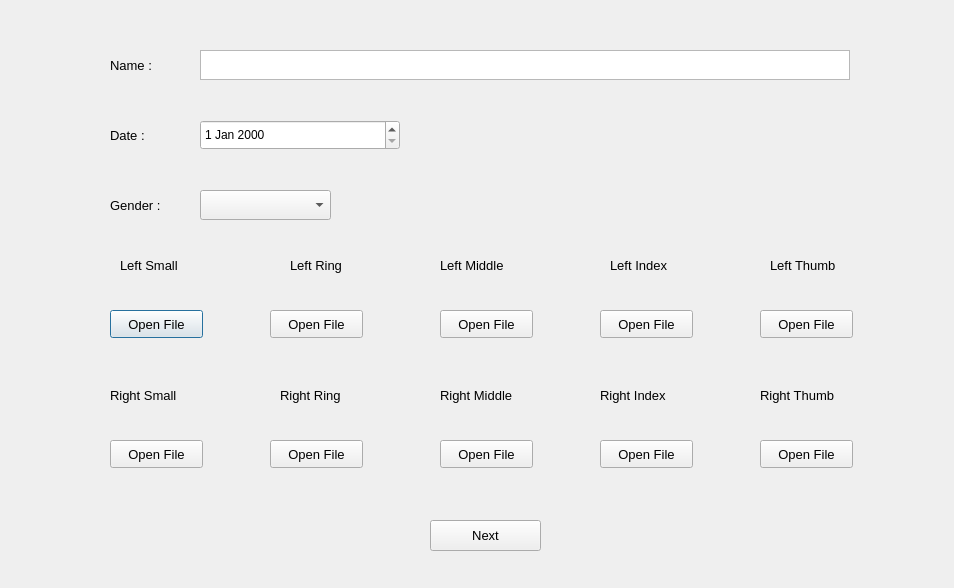
<?xml version="1.0" encoding="UTF-8"?>
<ui version="4.0">
 <class>MainWindow</class>
 <widget class="QDialog" name="MainWindow">
  <property name="geometry">
   <rect>
    <x>0</x>
    <y>0</y>
    <width>954</width>
    <height>588</height>
   </rect>
  </property>
  <property name="windowTitle">
   <string>Dialog</string>
  </property>
  <widget class="QLabel" name="name">
   <property name="geometry">
    <rect>
     <x>110</x>
     <y>50</y>
     <width>71</width>
     <height>30</height>
    </rect>
   </property>
   <property name="font">
    <font>
     <family>Arial</family>
     <pointsize>10</pointsize>
    </font>
   </property>
   <property name="cursor">
    <cursorShape>ArrowCursor</cursorShape>
   </property>
   <property name="text">
    <string>Name :</string>
   </property>
  </widget>
  <widget class="QPlainTextEdit" name="nameInput">
   <property name="geometry">
    <rect>
     <x>200</x>
     <y>50</y>
     <width>650</width>
     <height>30</height>
    </rect>
   </property>
   <property name="font">
    <font>
     <family>Arial</family>
     <pointsize>10</pointsize>
    </font>
   </property>
  </widget>
  <widget class="QLabel" name="date">
   <property name="geometry">
    <rect>
     <x>110</x>
     <y>120</y>
     <width>200</width>
     <height>30</height>
    </rect>
   </property>
   <property name="font">
    <font>
     <family>Arial</family>
     <pointsize>10</pointsize>
    </font>
   </property>
   <property name="text">
    <string>Date :</string>
   </property>
  </widget>
  <widget class="QDateEdit" name="dateInput">
   <property name="geometry">
    <rect>
     <x>200</x>
     <y>120</y>
     <width>200</width>
     <height>30</height>
    </rect>
   </property>
  </widget>
  <widget class="QLabel" name="gender">
   <property name="geometry">
    <rect>
     <x>110</x>
     <y>190</y>
     <width>71</width>
     <height>30</height>
    </rect>
   </property>
   <property name="font">
    <font>
     <family>Arial</family>
     <pointsize>10</pointsize>
    </font>
   </property>
   <property name="text">
    <string>Gender :</string>
   </property>
  </widget>
  <widget class="QComboBox" name="genderInput">
   <property name="geometry">
    <rect>
     <x>200</x>
     <y>190</y>
     <width>131</width>
     <height>30</height>
    </rect>
   </property>
  </widget>
  <widget class="QLabel" name="lSmall">
   <property name="geometry">
    <rect>
     <x>120</x>
     <y>250</y>
     <width>75</width>
     <height>30</height>
    </rect>
   </property>
   <property name="font">
    <font>
     <family>Arial</family>
     <pointsize>10</pointsize>
    </font>
   </property>
   <property name="text">
    <string>Left Small</string>
   </property>
  </widget>
  <widget class="QLabel" name="lRing">
   <property name="geometry">
    <rect>
     <x>290</x>
     <y>250</y>
     <width>75</width>
     <height>30</height>
    </rect>
   </property>
   <property name="font">
    <font>
     <family>Arial</family>
     <pointsize>10</pointsize>
    </font>
   </property>
   <property name="text">
    <string>Left Ring</string>
   </property>
  </widget>
  <widget class="QLabel" name="lMiddle">
   <property name="geometry">
    <rect>
     <x>440</x>
     <y>250</y>
     <width>91</width>
     <height>30</height>
    </rect>
   </property>
   <property name="font">
    <font>
     <family>Arial</family>
     <pointsize>10</pointsize>
    </font>
   </property>
   <property name="text">
    <string>Left Middle</string>
   </property>
  </widget>
  <widget class="QLabel" name="lIndex">
   <property name="geometry">
    <rect>
     <x>610</x>
     <y>250</y>
     <width>75</width>
     <height>30</height>
    </rect>
   </property>
   <property name="font">
    <font>
     <family>Arial</family>
     <pointsize>10</pointsize>
    </font>
   </property>
   <property name="text">
    <string>Left Index</string>
   </property>
  </widget>
  <widget class="QLabel" name="lThumb">
   <property name="geometry">
    <rect>
     <x>770</x>
     <y>250</y>
     <width>81</width>
     <height>30</height>
    </rect>
   </property>
   <property name="font">
    <font>
     <family>Arial</family>
     <pointsize>10</pointsize>
    </font>
   </property>
   <property name="text">
    <string>Left Thumb</string>
   </property>
  </widget>
  <widget class="QLabel" name="rMiddle">
   <property name="geometry">
    <rect>
     <x>440</x>
     <y>380</y>
     <width>91</width>
     <height>30</height>
    </rect>
   </property>
   <property name="font">
    <font>
     <family>Arial</family>
     <pointsize>10</pointsize>
    </font>
   </property>
   <property name="text">
    <string>Right Middle</string>
   </property>
  </widget>
  <widget class="QLabel" name="rThumb">
   <property name="geometry">
    <rect>
     <x>760</x>
     <y>380</y>
     <width>91</width>
     <height>30</height>
    </rect>
   </property>
   <property name="font">
    <font>
     <family>Arial</family>
     <pointsize>10</pointsize>
    </font>
   </property>
   <property name="text">
    <string>Right Thumb</string>
   </property>
  </widget>
  <widget class="QLabel" name="rIndex">
   <property name="geometry">
    <rect>
     <x>600</x>
     <y>380</y>
     <width>81</width>
     <height>30</height>
    </rect>
   </property>
   <property name="font">
    <font>
     <family>Arial</family>
     <pointsize>10</pointsize>
    </font>
   </property>
   <property name="text">
    <string>Right Index</string>
   </property>
  </widget>
  <widget class="QLabel" name="rSmall">
   <property name="geometry">
    <rect>
     <x>110</x>
     <y>380</y>
     <width>91</width>
     <height>30</height>
    </rect>
   </property>
   <property name="font">
    <font>
     <family>Arial</family>
     <pointsize>10</pointsize>
    </font>
   </property>
   <property name="text">
    <string>Right Small</string>
   </property>
  </widget>
  <widget class="QLabel" name="rRing">
   <property name="geometry">
    <rect>
     <x>280</x>
     <y>380</y>
     <width>75</width>
     <height>30</height>
    </rect>
   </property>
   <property name="font">
    <font>
     <family>Arial</family>
     <pointsize>10</pointsize>
    </font>
   </property>
   <property name="text">
    <string>Right Ring</string>
   </property>
  </widget>
  <widget class="QPushButton" name="lSmallButton">
   <property name="geometry">
    <rect>
     <x>110</x>
     <y>310</y>
     <width>93</width>
     <height>28</height>
    </rect>
   </property>
   <property name="font">
    <font>
     <family>Arial</family>
     <pointsize>10</pointsize>
    </font>
   </property>
   <property name="text">
    <string>Open File</string>
   </property>
  </widget>
  <widget class="QPushButton" name="lRingButton">
   <property name="geometry">
    <rect>
     <x>270</x>
     <y>310</y>
     <width>93</width>
     <height>28</height>
    </rect>
   </property>
   <property name="font">
    <font>
     <family>Arial</family>
     <pointsize>10</pointsize>
    </font>
   </property>
   <property name="text">
    <string>Open File</string>
   </property>
  </widget>
  <widget class="QPushButton" name="lMiddleButton">
   <property name="geometry">
    <rect>
     <x>440</x>
     <y>310</y>
     <width>93</width>
     <height>28</height>
    </rect>
   </property>
   <property name="font">
    <font>
     <family>Arial</family>
     <pointsize>10</pointsize>
    </font>
   </property>
   <property name="text">
    <string>Open File</string>
   </property>
  </widget>
  <widget class="QPushButton" name="lIndexButton">
   <property name="geometry">
    <rect>
     <x>600</x>
     <y>310</y>
     <width>93</width>
     <height>28</height>
    </rect>
   </property>
   <property name="font">
    <font>
     <family>Arial</family>
     <pointsize>10</pointsize>
    </font>
   </property>
   <property name="text">
    <string>Open File</string>
   </property>
  </widget>
  <widget class="QPushButton" name="lThumbButton">
   <property name="geometry">
    <rect>
     <x>760</x>
     <y>310</y>
     <width>93</width>
     <height>28</height>
    </rect>
   </property>
   <property name="font">
    <font>
     <family>Arial</family>
     <pointsize>10</pointsize>
    </font>
   </property>
   <property name="text">
    <string>Open File</string>
   </property>
  </widget>
  <widget class="QPushButton" name="rThumbButton">
   <property name="geometry">
    <rect>
     <x>760</x>
     <y>440</y>
     <width>93</width>
     <height>28</height>
    </rect>
   </property>
   <property name="font">
    <font>
     <family>Arial</family>
     <pointsize>10</pointsize>
    </font>
   </property>
   <property name="text">
    <string>Open File</string>
   </property>
  </widget>
  <widget class="QPushButton" name="rIndexButton">
   <property name="geometry">
    <rect>
     <x>600</x>
     <y>440</y>
     <width>93</width>
     <height>28</height>
    </rect>
   </property>
   <property name="font">
    <font>
     <family>Arial</family>
     <pointsize>10</pointsize>
    </font>
   </property>
   <property name="text">
    <string>Open File</string>
   </property>
  </widget>
  <widget class="QPushButton" name="rMiddleButton">
   <property name="geometry">
    <rect>
     <x>440</x>
     <y>440</y>
     <width>93</width>
     <height>28</height>
    </rect>
   </property>
   <property name="font">
    <font>
     <family>Arial</family>
     <pointsize>10</pointsize>
    </font>
   </property>
   <property name="text">
    <string>Open File</string>
   </property>
  </widget>
  <widget class="QPushButton" name="rRingButton">
   <property name="geometry">
    <rect>
     <x>270</x>
     <y>440</y>
     <width>93</width>
     <height>28</height>
    </rect>
   </property>
   <property name="font">
    <font>
     <family>Arial</family>
     <pointsize>10</pointsize>
    </font>
   </property>
   <property name="text">
    <string>Open File</string>
   </property>
  </widget>
  <widget class="QPushButton" name="rSmallButton">
   <property name="geometry">
    <rect>
     <x>110</x>
     <y>440</y>
     <width>93</width>
     <height>28</height>
    </rect>
   </property>
   <property name="font">
    <font>
     <family>Arial</family>
     <pointsize>10</pointsize>
    </font>
   </property>
   <property name="text">
    <string>Open File</string>
   </property>
  </widget>
  <widget class="QPushButton" name="nextButton">
   <property name="geometry">
    <rect>
     <x>430</x>
     <y>520</y>
     <width>111</width>
     <height>31</height>
    </rect>
   </property>
   <property name="font">
    <font>
     <family>Arial</family>
     <pointsize>10</pointsize>
    </font>
   </property>
   <property name="text">
    <string>Next</string>
   </property>
  </widget>
 </widget>
 <resources/>
 <connections/>
</ui>
